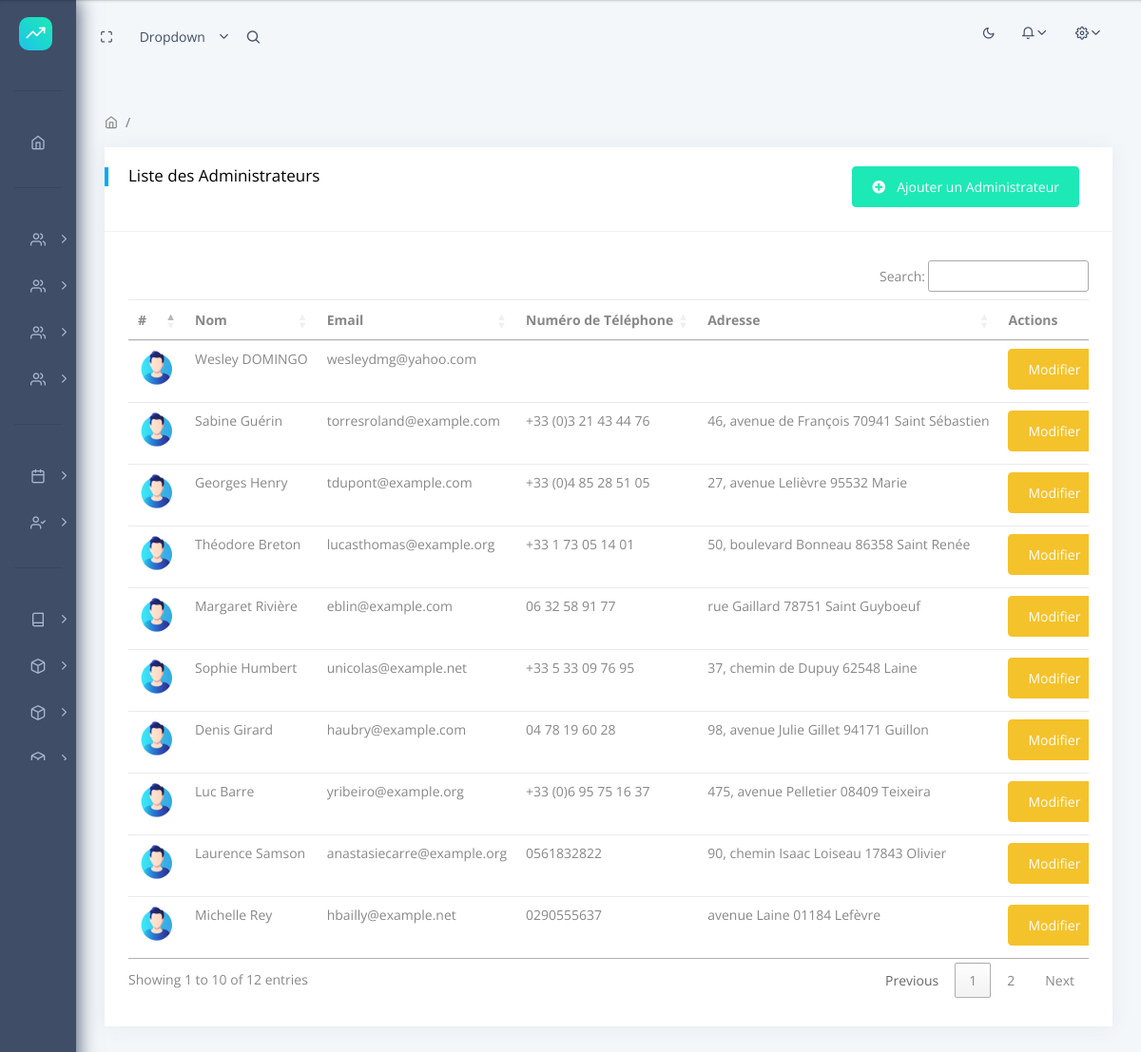
The app's page /admins/liste/ (signed in), older data.
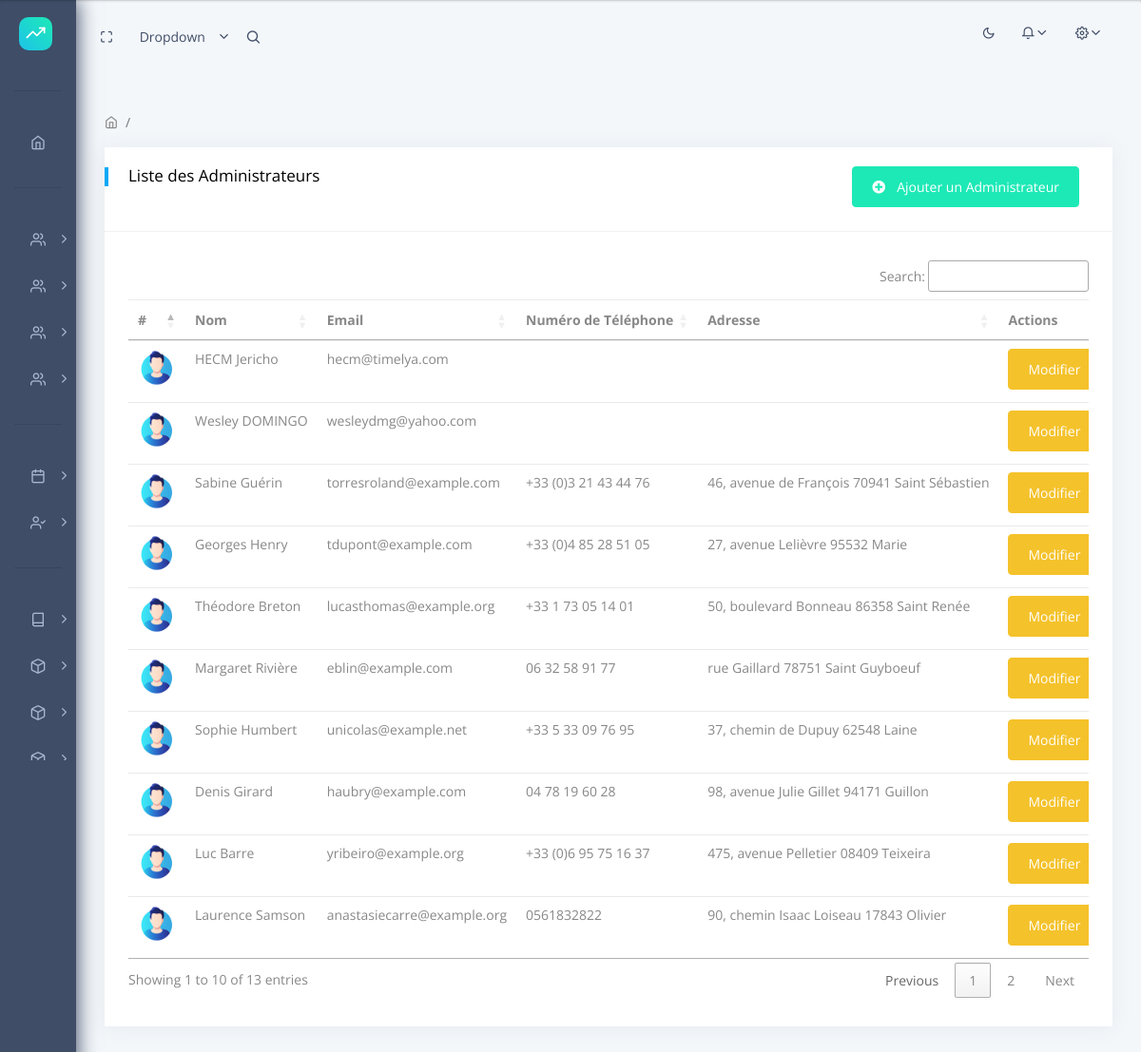
The same page, newer data.
### apps/users/models.py (models this page shows, shortened)
class CustomUser(AbstractUser):
    ROLE_CHOICES = (
        ('student', _('Étudiant')),
        ('teacher', _('Enseignant')),
        ('parent', _('Parent')),
        ('admin', _('Administrateur')),
    )
    GENDER_CHOICES = [
        ('male', _('Masculin')),
        ('female', _('Féminin')),
        ('other', _('Autre')),
    ]
    role = models.CharField(max_length=20, choices=ROLE_CHOICES, verbose_name=_('Rôle'))
    phone_number = models.CharField(max_length=15, blank=True, validators=[phone_number_validator], verbose_name=_('Numéro de téléphone'))
    date_of_birth = models.DateField(null=True, blank=True, verbose_name=_('Date de naissance'))
    address = models.CharField(max_length=255, blank=True, verbose_name=_('Adresse'))
    profile_picture = models.ImageField(upload_to='profile_pictures/', null=True, blank=True, db_index=True, verbose_name=_('Photo de profil'))
    date_joined = models.DateTimeField(auto_now_add=True, verbose_name=_('Date d’inscription'))
    last_login = models.DateTimeField(null=True, blank=True, verbose_name=_('Dernier login'))
    preferred_contact_method = models.CharField(max_length=20, choices=[
        ('email', _('Email')),
        ('sms', _('SMS')),
        ('none', _('Aucun')),
    ], default='email', verbose_name=_('Méthode de contact préférée'))
    gender = models.CharField(max_length=10, choices=GENDER_CHOICES, null=True, blank=True, verbose_name=_('Genre'))
    password_updated_at = models.DateTimeField(null=True, blank=True, verbose_name=_('Date de mise à jour du mot de passe'))
    first_login = models.BooleanField(default=True, verbose_name=_('Première connexion'))
    first_login_date = models.DateTimeField(null=True, blank=True, verbose_name=_('Date de première connexion'))
    password_changed = models.BooleanField(default=False, verbose_name=_('Mot de passe modifié'))
    reset_code = models.CharField(max_length=6, blank=True, null=True, verbose_name=_('Code de réinitialisation'))
    groups = models.ManyToManyField(Group, related_name='customuser_groups', blank=True, verbose_name=_('Groupes'))
    user_permissions = models.ManyToManyField(Permission, related_name='customuser_permissions', blank=True, verbose_name=_('Permissions utilisateur'))
    class Meta:
        verbose_name = _('Utilisateur personnalisé')
        verbose_name_plural = _('Utilisateurs personnalisés')
        ordering = ['-date_joined']
        permissions = [
                        ('view_profile','Peut voir son profil'),
                        ('change_profile','Peut modifier son profil')
                        ]
    def has_role(self, role):
        if not self.is_authenticated:
            return False
        return self.role == role
    @property
    def is_student(self):
        return self.has_role('student')
    @property
    def is_parent(self):
        return self.has_role('parent')
    @property
    def is_admin(self):
        return self.has_role('admin')

### apps/users/views.py (the view)
# urls.py: path('admins/liste/', AdminListView.as_view(), name='admins_list'),
class AdminListView(UserListView):
    template_name = 'users/admin/admins_list.html'
    permission_required= 'users.view_adminprofile'
    extra_context = {
        'role': 'admin',
        'title': 'Liste des Administrateurs',
        'create_url': reverse_lazy('users:create_admin'),
        'edit_url': 'users:edit_admin',
        'delete_url': 'users:delete_admin',
    }
    def get_queryset(self):
        return CustomUser.objects.filter(role='admin')

### apps/home/mixins.py (called while the page is built)
    def test_func(self):
        return self.request.user.is_admin

### templates/users/admin/admins_list.html (shortened to what this page needs)
{% extends 'layouts/base.html' %}
{% load static %}
{% block content %}
    <div class="row">
      <div class="col-xl-12">
        <div class="card">
          <div class="card-header">
            <h5>{{title}}</h5>
            {% if perms.users.add_adminprofile %}
              <a href="{{ create_url }}" class="btn btn-success float-right"><i class="fa fa-plus-circle"></i>Ajouter un Administrateur</a>
            {% endif %}
          </div>
          <div class="card-block table-border-style">
            <div class="table-responsive">
              <table class="table table-hover dataTable">
                <thead>
                  <tr>
                    <th scope="col">#</th>
                    <th scope="col">Nom</th>
                    <th scope="col">Email</th>
                    <th scope="col">Numéro de Téléphone</th>
                    <th scope="col">Adresse</th>
                    <th scope="col">Actions</th>
                  </tr>
                </thead>
                <tbody>
                  {% for user in users %}
                  <tr>
                    <td>
                      {% if user.profile_picture %}
                        <img src="{{ user.profile_picture.url }}" alt="Photo de {{ user.first_name }}" width="50" height="50" class="rounded-circle">
                      {% else %}
                        {% if user.gender == "female" %}<img class="rounded-circle" style="width:40px;" src="{% static 'assets/images/user/avatar-1.jpg' %}"
                          alt="activity-user">
                          {% else %}
                          <img class="rounded-circle" style="width:40px;" src="{% static 'assets/images/user/avatar-2.jpg' %}"
                          alt="activity-user">
                          {% endif %}
                      {% endif %}
                    </td>
                    <td>{{ user.first_name }} {{ user.last_name }}</td>
                    <td>{{ user.email }}</td>
                    <td>{{ user.phone_number }}</td>
                    <td>{{ user.address }}</td>
                    <td>
                      {% if perms.users.change_adminprofile %}
                      <a href="{% url edit_url user.pk %}" class="btn btn-warning btn-sm">Modifier</a>
                      {% endif %}
                    </td>
                  </tr>
                  {% endfor %}
                </tbody>
              </table>
            </div>
          </div>
        </div>
      </div>
    </div>
{% endblock content %}

### templates/layouts/base.html (shortened to what this page needs)
<!DOCTYPE html>
{% load i18n static admin_datta %}
{% get_current_language as LANGUAGE_CODE %}
{% get_current_language_bidi as LANGUAGE_BIDI %}
{% get_direction as direction %}
{% get_admin_setting as admin_setting %}
<html lang="en">
<head>
  {% include 'includes/head.html' %}
</head>
<body>
  {% block sidebar %}
    {% include 'includes/sidebar.html' %}
  {% endblock sidebar %}
  {% block header %}
    {% include 'includes/navigation.html' %}
  {% endblock header %}
  <div class="pcoded-main-container">
    <div class="pcoded-wrapper">
      <div class="pcoded-content">
        <div class="pcoded-inner-content">
          {% block breadcrumbs %}
            {% include 'includes/breadcrumb.html' %}
          {% endblock breadcrumbs %}
          <div class="main-body">
            <div class="page-wrapper">
              {% block content %}{% endblock content %}
            </div>
          </div>
        </div>
      </div>
    </div>
  </div>
</body>
</html>

### templates/includes/head.html (shortened to what this page needs)
{% load static %}
<link rel="stylesheet" href="{% static 'assets/fonts/fontawesome/css/fontawesome-all.min.css' %}">
<link rel="stylesheet" href="{% static 'assets/plugins/animation/css/animate.min.css' %}">
<link rel="stylesheet" href="{% static 'assets/css/style.css' %}">
<link rel="stylesheet" href="{% static 'assets/css/dark.css' %}">
<link rel="stylesheet" href="https://cdn.datatables.net/buttons/2.2.2/css/buttons.dataTables.min.css">
<link rel="stylesheet" href="https://cdn.datatables.net/1.11.3/css/jquery.dataTables.min.css">
<link href="https://cdn.jsdelivr.net/npm/select2@4.1.0-rc.0/dist/css/select2.min.css" rel="stylesheet" />
<link rel="stylesheet" href="https://cdn.jsdelivr.net/npm/notyf@3/notyf.min.css">

### templates/includes/sidebar.html (shortened to what this page needs)
{% load i18n static admin_datta %}
<nav class="pcoded-navbar">
  <div class="navbar-wrapper">
    <div class="navbar-brand header-logo">
      <a href="" class="b-brand">
        <div class="b-bg">
          <i class="feather icon-trending-up"></i>
        </div>
      </a>
    </div>
    <div class="navbar-content scroll-div">
      <ul class="nav pcoded-inner-navbar">
        <li class="nav-item pcoded-menu-caption">
        </li>
        <li class="nav-item {% if 'index' in segment %}active{% endif %}">
          <a href=" " class="nav-link ">
            <span class="pcoded-micon"><i class="feather icon-home"></i></span><span class="pcoded-mtext">Tableau de bord</span>
          </a>
        </li>
        {% if user.is_admin %}
          {% if perms.users.view_customuser %}
            <li class="nav-item pcoded-menu-caption"><label>Gestion des Utilisateurs</label></li>
            {% if perms.users.view_adminprofile or perms.users.add_adminprofile %}
              <li class="nav-item pcoded-hasmenu">
              <a href="javascript:" class="nav-link ">
                <span class="pcoded-micon"><i class="feather icon-users"></i></span>
              </a>
              </li>
            {% endif %}
            {% if perms.users.view_teacherprofile or perms.users.add_teacherprofile %}
              <li class="nav-item pcoded-hasmenu">
              <a href="javascript:" class="nav-link ">
                <span class="pcoded-micon"><i class="feather icon-users"></i></span>
              </a>
              </li>
            {% endif %}
            {% if perms.users.view_studentprofile or perms.users.add_studentprofile %}
              <li class="nav-item pcoded-hasmenu">
                <a href="javascript:" class="nav-link ">
                  <span class="pcoded-micon"><i class="feather icon-users"></i></span>
                </a>
              </li>
            {% endif %}
            {% if perms.users.view_parentprofile or perms.users.add_parentprofile  %}
              <li class="nav-item pcoded-hasmenu">
                <a href="javascript:" class="nav-link ">
                  <span class="pcoded-micon"><i class="feather icon-users"></i></span>
                </a>
              </li>
            {% endif %}
          {% endif %}
          {% if perms.timetable.view_timetable or perms.availability.view_availabilityrequest %}
            <li class="nav-item pcoded-menu-caption"><label>Planning</label></li>
            {% if perms.timetable.view_timetable or perms.timetable.add_timetable%}
              <li class="nav-item pcoded-hasmenu">
                <a href="javascript:" class="nav-link ">
                  <span class="pcoded-micon"><i class="feather icon-calendar"></i></span>
                </a>
              </li>
            {% endif %}
              <li class="nav-item pcoded-hasmenu">
                <a href="javascript:" class="nav-link ">
                  <span class="pcoded-micon"><i class="feather icon-user-check"></i></span>
                </a>
              </li>
          {% endif %}
          {% if perms.common.view_departmentlevelsubject or perms.courses.view_department or perms.rooms.view_room or perms.subjects.view_subject %}
            <li class="nav-item pcoded-menu-caption">
            </li>
            {% if perms.subjects.view_subject or perms.subjects.add_subject %}
              <li class="nav-item pcoded-hasmenu">
                <a href="javascript:" class="nav-link ">
                  <span class="pcoded-micon"><i class="feather icon-book"></i></span>
                </a>
              </li>
            {% endif %}
            {% if perms.courses.view_department or perms.courses.add_department %}
              <li class="nav-item pcoded-hasmenu">
              <a href="javascript:" class="nav-link ">
                <span class="pcoded-micon"><i class="feather icon-box"></i></span>
              </a>
              </li>
            {% endif %}
            {% if perms.common.view_departmentlevelsubject or perms.common.add_departmentlevelsubject %}
              <li class="nav-item pcoded-hasmenu">
              <a href="javascript:" class="nav-link ">
                <span class="pcoded-micon"><i class="feather icon-box"></i></span>
              </a>
              </li>
            {% endif %}
            {% if perms.rooms.view_room or perms.rooms.add_room %}
              <li class="nav-item pcoded-hasmenu">
                <a href="javascript:" class="nav-link ">
                  <span class="pcoded-micon"><i class="feather icon-box"></i></span>
                </a>
              </li>
            {% endif %}
          {% endif %}
        {% endif %}
      </ul>
    </div>
  </div>
</nav>

### templates/includes/navigation.html (shortened to what this page needs)
{% load static %}
<header class="navbar pcoded-header navbar-expand-lg navbar-light">
  <div class="collapse navbar-collapse">
    <ul class="navbar-nav mr-auto">
      <li><a href="javascript:" class="full-screen" onclick="javascript:toggleFullScreen()"><i
            class="feather icon-maximize"></i></a></li>
      <li class="nav-item dropdown">
        <a class="dropdown-toggle" href="javascript:" data-toggle="dropdown">Dropdown</a>
      </li>
      <li class="nav-item">
        <div class="main-search">
          <div class="input-group">
            <span class="input-group-append search-btn btn btn-primary">
              <i class="feather icon-search input-group-text"></i>
            </span>
          </div>
        </div>
      </li>
    </ul>
    <ul class="navbar-nav ml-auto">
      <li>
        <label>
          <i class="icon feather icon-sun" id="theme-indicator"></i>
        </label>
      </li>
      <li>
        <div class="dropdown">
          <a class="dropdown-toggle" href="javascript:" data-toggle="dropdown"><i
              class="icon feather icon-bell"></i></a>
        </div>
      </li>
      <li>
        <div class="dropdown drp-user">
          <a href="" class="dropdown-toggle" data-toggle="dropdown">
            <i class="icon feather icon-settings"></i>
          </a>
        </div>
      </li>
    </ul>
  </div>
</header>

### templates/includes/breadcrumb.html (shortened to what this page needs)
{% load replace_value %}
<div class="page-header">
  <div class="page-block">
    <div class="row align-items-center">
      <div class="col-md-12">
        <ul class="breadcrumb">
          <li class="breadcrumb-item"><a href=" "><i class="feather icon-home"></i></a></li>
          <li class="breadcrumb-item"><a href="javascript:">{{ segment|replace_value:"_" }}</a></li>
        </ul>
      </div>
    </div>
  </div>
</div>

### templates/includes/scripts.html (shortened to what this page needs)
{% load static %}

### static/assets/css/dark.css (style rules this page uses)
.pcoded-header label { color: #3f4d67; }

Row changes from the older to the newer data that the page shows:
no longer on this page (row unchanged): CustomUser: first_name "Michelle", last_name "Rey", email "hbailly@example.net", phone_number "0290555637", address "avenue Laine 01184 Lefèvre"
added CustomUser: first_name "HECM", last_name "Jericho", email "hecm@timelya.com"
Text that changed along with them:
text written by a page script: "Search: Showing 1 to 10 of 12 entries Previous 1 2 Next" → "Search: Showing 1 to 10 of 13 entries Previous 1 2 Next"
